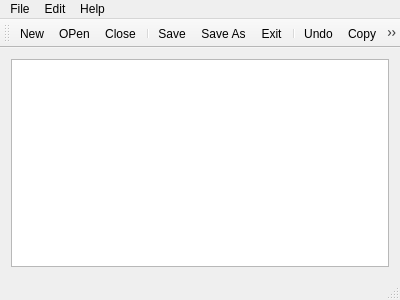
<?xml version="1.0" encoding="UTF-8"?>
<ui version="4.0">
 <class>MainWindow</class>
 <widget class="QMainWindow" name="MainWindow">
  <property name="geometry">
   <rect>
    <x>0</x>
    <y>0</y>
    <width>400</width>
    <height>300</height>
   </rect>
  </property>
  <property name="windowTitle">
   <string>MainWindow</string>
  </property>
  <widget class="QWidget" name="centralWidget">
   <layout class="QGridLayout" name="gridLayout">
    <item row="0" column="0">
     <widget class="QTextEdit" name="textEdit"/>
    </item>
   </layout>
  </widget>
  <widget class="QMenuBar" name="menuBar">
   <property name="geometry">
    <rect>
     <x>0</x>
     <y>0</y>
     <width>400</width>
     <height>23</height>
    </rect>
   </property>
   <widget class="QMenu" name="menuFile">
    <property name="title">
     <string>File</string>
    </property>
    <addaction name="actionNew"/>
    <addaction name="actionOPen"/>
    <addaction name="actionClose"/>
    <addaction name="actionSave"/>
    <addaction name="actionSave_As"/>
    <addaction name="actionExit"/>
   </widget>
   <widget class="QMenu" name="menuEdit">
    <property name="title">
     <string>Edit</string>
    </property>
    <addaction name="actionUndo"/>
    <addaction name="actionCute"/>
    <addaction name="actionCopy"/>
    <addaction name="actionPaste"/>
    <addaction name="actionFind"/>
   </widget>
   <widget class="QMenu" name="menuHelp">
    <property name="title">
     <string>Help</string>
    </property>
    <addaction name="actionAbout_IDE"/>
   </widget>
   <addaction name="menuFile"/>
   <addaction name="menuEdit"/>
   <addaction name="menuHelp"/>
  </widget>
  <widget class="QToolBar" name="mainToolBar">
   <attribute name="toolBarArea">
    <enum>TopToolBarArea</enum>
   </attribute>
   <attribute name="toolBarBreak">
    <bool>false</bool>
   </attribute>
   <addaction name="actionNew"/>
   <addaction name="actionOPen"/>
   <addaction name="actionClose"/>
   <addaction name="separator"/>
   <addaction name="actionSave"/>
   <addaction name="actionSave_As"/>
   <addaction name="actionExit"/>
   <addaction name="separator"/>
   <addaction name="actionUndo"/>
   <addaction name="actionCopy"/>
   <addaction name="actionCute"/>
   <addaction name="actionPaste"/>
   <addaction name="actionFind"/>
   <addaction name="separator"/>
   <addaction name="actionAbout_IDE"/>
  </widget>
  <widget class="QStatusBar" name="statusBar"/>
  <action name="actionNew">
   <property name="checkable">
    <bool>true</bool>
   </property>
   <property name="icon">
    <iconset resource="myicon.qrc">
     <normaloff>:/myimages/image/FileNew.png</normaloff>:/myimages/image/FileNew.png</iconset>
   </property>
   <property name="text">
    <string>New</string>
   </property>
   <property name="statusTip">
    <string>New</string>
   </property>
   <property name="shortcut">
    <string>Ctrl+N</string>
   </property>
  </action>
  <action name="actionOPen">
   <property name="icon">
    <iconset resource="myicon.qrc">
     <normaloff>:/myimages/image/open.png</normaloff>:/myimages/image/open.png</iconset>
   </property>
   <property name="text">
    <string>OPen</string>
   </property>
   <property name="statusTip">
    <string>Open</string>
   </property>
  </action>
  <action name="actionClose">
   <property name="icon">
    <iconset resource="myicon.qrc">
     <normaloff>:/myimages/image/close.png</normaloff>:/myimages/image/close.png</iconset>
   </property>
   <property name="text">
    <string>Close</string>
   </property>
   <property name="statusTip">
    <string>Close</string>
   </property>
  </action>
  <action name="actionSave">
   <property name="icon">
    <iconset resource="myicon.qrc">
     <normaloff>:/myimages/image/save.png</normaloff>:/myimages/image/save.png</iconset>
   </property>
   <property name="text">
    <string>Save</string>
   </property>
   <property name="statusTip">
    <string>Save</string>
   </property>
  </action>
  <action name="actionSave_As">
   <property name="icon">
    <iconset resource="myicon.qrc">
     <normaloff>:/myimages/image/saveas.png</normaloff>:/myimages/image/saveas.png</iconset>
   </property>
   <property name="text">
    <string>Save As</string>
   </property>
   <property name="statusTip">
    <string>Save As</string>
   </property>
  </action>
  <action name="actionExit">
   <property name="icon">
    <iconset resource="myicon.qrc">
     <normaloff>:/myimages/image/exit.png</normaloff>:/myimages/image/exit.png</iconset>
   </property>
   <property name="text">
    <string>Exit</string>
   </property>
   <property name="statusTip">
    <string>Exit</string>
   </property>
  </action>
  <action name="actionUndo">
   <property name="icon">
    <iconset resource="myicon.qrc">
     <normaloff>:/myimages/image/undo.png</normaloff>:/myimages/image/undo.png</iconset>
   </property>
   <property name="text">
    <string>Undo</string>
   </property>
   <property name="statusTip">
    <string>Undo</string>
   </property>
  </action>
  <action name="actionCute">
   <property name="icon">
    <iconset resource="myicon.qrc">
     <normaloff>:/myimages/image/cute.png</normaloff>:/myimages/image/cute.png</iconset>
   </property>
   <property name="text">
    <string>Cute</string>
   </property>
   <property name="statusTip">
    <string>Cute</string>
   </property>
  </action>
  <action name="actionCopy">
   <property name="icon">
    <iconset resource="myicon.qrc">
     <normaloff>:/myimages/image/copy.png</normaloff>:/myimages/image/copy.png</iconset>
   </property>
   <property name="text">
    <string>Copy</string>
   </property>
   <property name="statusTip">
    <string>Copy</string>
   </property>
  </action>
  <action name="actionPaste">
   <property name="icon">
    <iconset resource="myicon.qrc">
     <normaloff>:/myimages/image/paste.png</normaloff>:/myimages/image/paste.png</iconset>
   </property>
   <property name="text">
    <string>Paste</string>
   </property>
   <property name="statusTip">
    <string>Paste</string>
   </property>
  </action>
  <action name="actionFind">
   <property name="icon">
    <iconset resource="myicon.qrc">
     <normaloff>:/myimages/image/find.png</normaloff>:/myimages/image/find.png</iconset>
   </property>
   <property name="text">
    <string>Find</string>
   </property>
   <property name="statusTip">
    <string>Find</string>
   </property>
  </action>
  <action name="actionAbout_IDE">
   <property name="icon">
    <iconset resource="myicon.qrc">
     <normaloff>:/myimages/image/about.png</normaloff>:/myimages/image/about.png</iconset>
   </property>
   <property name="text">
    <string>About IDE</string>
   </property>
   <property name="statusTip">
    <string>Introduction</string>
   </property>
  </action>
 </widget>
 <layoutdefault spacing="6" margin="11"/>
 <resources>
  <include location="myicon.qrc"/>
 </resources>
 <connections/>
</ui>
